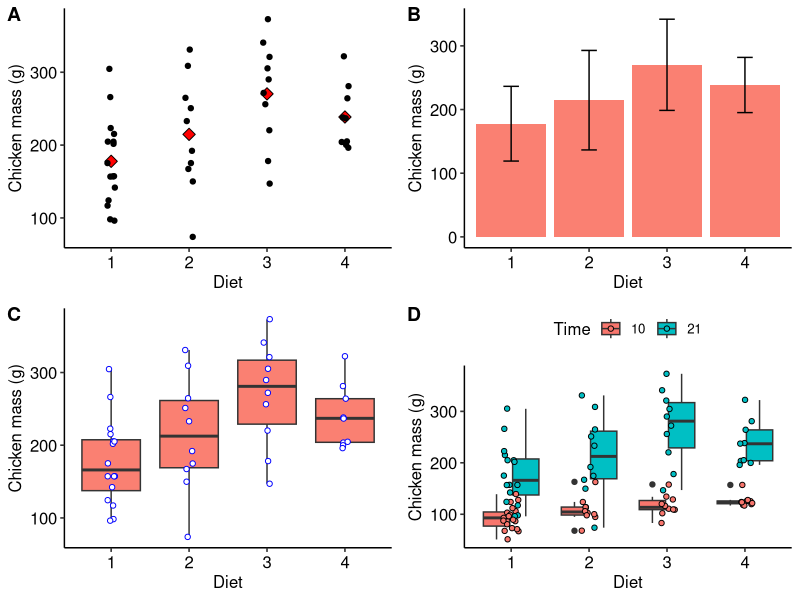

Generate this figure with R:
## ---- chunk 1
knitr::opts_chunk$set(
  comment = "R>", 
  warning = FALSE, 
  message = FALSE,
  out.width = '70%'
)
## ---- chunk 2
# first load the tidyverse packages that has the pipe operator, %>%
library(tidyverse)
chicks <- as_tibble(ChickWeight)

# how many weights are available across all Diets and Times?
chicks %>% 
  summarise(length = n())

# the same as
length(chicks$weight)
## ---- chunk 3
# combine a series of numbers into a vector;
# hint: use this function in the exercises that we will require from you
# later on...
dat1 <- c(23, 45, 23, 66, 13)
mean(dat1)
## ---- chunk 4
chicks %>% 
  summarise(mean_wt = mean(weight))
## ---- chunk 5
# the '$' operator is used to denote a variable inside of the tibble
mean(chicks$weight)
## ---- chunk 6
# the value printed in the HTML/PDF versions is incorrect;
# check in the console for correct output
chicks %>% 
  summarise(mean_wt = round(mean(weight), 1))
## ---- chunk 7
chicks %>% 
  summarise(mean_wt = sum(weight) / n())
## ---- chunk 8
chicks %>% 
  summarise(med_wt = median(weight))
## ---- chunk 9
library(e1071)
skewness(faithful$eruptions)
## ---- chunk 10
# library(e1071)
kurtosis(faithful$eruptions)
## ---- chunk 11
chicks %>% 
  summarise(sd_wt = sd(weight))
## ---- chunk 12
quantile(chicks$weight)

chicks %>% 
  summarise(min_wt = min(weight),
            qrt1_wt = quantile(weight, p = 0.25),
            med_wt = median(weight),
            qrt3_wt = median(weight, p = 0.75),
            max_wt = max(weight))
# note median(weight) is the same as quantile(weight, p = 0.5) 
# in the summarise() implementation, above
## ---- chunk 13
range(chicks$weight)

chicks %>% 
  summarise(lower_wt = range(weight)[1],
            upper_wt = range(weight)[2])
## ---- chunk 14
range(chicks$weight)[2] - range(chicks$weight)[1]

chicks %>% 
  summarise(range_wt = range(weight)[2] - range(weight)[1])
## ---- chunk 15
dat1 <- c(NA, 12, 76, 34, 23)

# Without telling R to ommit missing data
mean(dat1)

# Ommitting the missing data
mean(dat1, na.rm = TRUE)
## ---- chunk 16
grp_stat <- chicks %>%
  filter(Time == 21) %>% 
  group_by(Diet, Time) %>% 
  summarise(mean_wt = round(mean(weight, na.rm = TRUE), 2),
            med_wt = median(weight, na.rm = TRUE),
            sd_wt = round(sd(weight, na.rm = TRUE), 2),
            sum_wt = sum(weight),
            min_wt = min(weight),
            qrt1_wt = quantile(weight, p = 0.25),
            med_wt = median(weight),
            qrt3_wt = median(weight, p = 0.75),
            max_wt = max(weight),
            n_wt = n())
grp_stat
## ---- chunk 17
library(ggpubr) # needed for arranging multi-panel plots
plt1 <- chicks %>%
  filter(Time == 21) %>% 
  ggplot(aes(x = Diet, y = weight)) +
  geom_point(data = grp_stat, aes(x = Diet, y = mean_wt), 
             col = "black", fill = "red", shape = 23, size = 3) +
  geom_jitter(width = 0.05) + # geom_point() if jitter not required
  labs(y = "Chicken mass (g)") + 
  theme_pubr()

plt2 <- ggplot(data = grp_stat, aes(x = Diet, y = mean_wt)) +
  geom_bar(position = position_dodge(), stat = "identity", 
           col = NA, fill = "salmon") +
  geom_errorbar(aes(ymin = mean_wt - sd_wt, ymax = mean_wt + sd_wt),
                width = .2) +
  labs(y = "Chicken mass (g)") + 
  theme_pubr()
# position_dodge() places bars side-by-side
# stat = "identity" prevents the default count from being plotted

# a description of the components of a boxplot is provided in the help file
# geom_boxplot()
plt3 <- chicks %>%
  filter(Time == 21) %>% 
  ggplot(aes(x = Diet, y = weight)) +
  geom_boxplot(fill = "salmon") +
  geom_jitter(width = 0.05, fill = "white", col = "blue", shape = 21) +
  labs(y = "Chicken mass (g)") + 
  theme_pubr()

plt4 <- chicks %>%
  filter(Time %in% c(10, 21)) %>% 
  ggplot(aes(x = Diet, y = weight, fill = as.factor(Time))) +
  geom_boxplot() +
  geom_jitter(shape = 21, width = 0.1) +
  labs(y = "Chicken mass (g)", fill = "Time") +
  theme_pubr()

ggarrange(plt1, plt2, plt3, plt4, ncol = 2, nrow = 2, labels = "AUTO")
